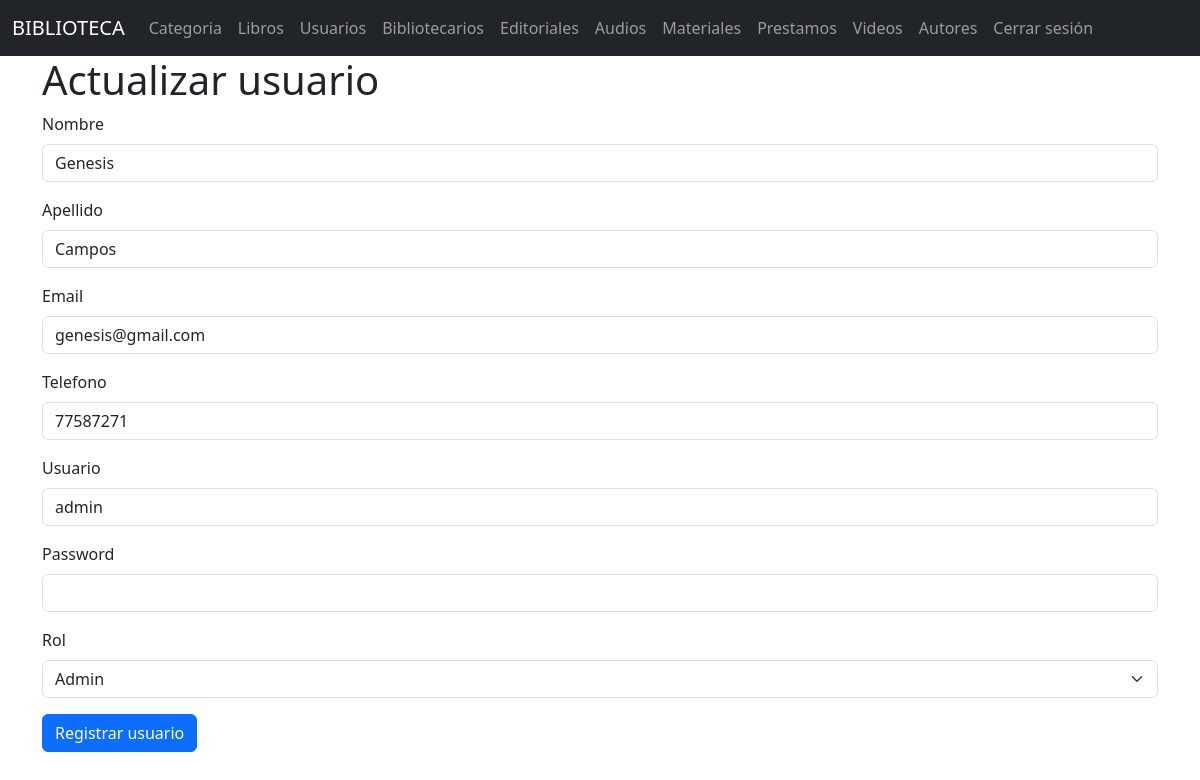
The app's page /usuarios/edit/1 (signed in) with its own data.
### models/usuario_model.py (models this page shows, shortened)
class Usuario(db.Model):
    __tablename__ = "usuarios"
    id = db.Column(db.Integer,primary_key=True)
    nombre = db.Column(db.String(80),nullable=False)
    apellido = db.Column(db.String(80),nullable=False)
    email = db.Column(db.String(120),nullable=False)
    telefono = db.Column(db.String(20),nullable=False)
    username = db.Column(db.String(20),nullable=False)
    password = db.Column(db.String,nullable=False)
    tipo = db.Column(db.String(20),nullable=False)
    @staticmethod
    def get_by_id(id):
        return Usuario.query.get(id)

### controllers/usuario_controllers.py (the view, shortened to what this page needs)
@usuario_bp.route("/edit/<int:id>", methods=['GET', 'POST'])
@login_required
@role_required('Admin', 'Bibliotecario')
def edit(id):
    usuario = Usuario.get_by_id(id)
    if session['usuario_tipo'] == 'Bibliotecario' and usuario.tipo != 'Lector':
        abort(403)
    return usuario_view.edit(usuario)

### views/usuario_view.py (called while the page is built)
def edit(usuario):
    return render_template('usuarios/edit.html', usuario=usuario)

### templates/usuarios/edit.html (shortened to what this page needs)
{% extends 'base.html' %}
{% block content %}
<h1>Actualizar usuario</h1>
<form action="{{url_for('usuario.edit',id=usuario.id)}}" method="POST">
    <div class="mb-3">
        <label for="" class="form-label">Nombre</label>
        <input type="text" class="form-control" name="nombre" value="{{usuario.nombre}}" required>
    </div>
    <div class="mb-3">
        <label for="" class="form-label">Apellido</label>
        <input type="text" class="form-control" name="apellido" value="{{usuario.apellido}}" required>
    </div>
    <div class="mb-3">
        <label for="" class="form-label">Email</label>
        <input type="email" class="form-control" name="email" value="{{usuario.email}}" required>
    </div>
    <div class="mb-3">
        <label for="" class="form-label">Telefono</label>
        <input type="text" class="form-control" name="telefono" value="{{usuario.telefono}}" required>
    </div>
    <div class="mb-3">
        <label for="" class="form-label">Usuario</label>
        <input type="text" class="form-control" name="username" value="{{usuario.username}}" required>
    </div>
    <div class="mb-3">
        <label for="" class="form-label">Password</label>
        <input type="password" class="form-control" name="password">
    </div>
    <div class="mb-3">
        <label for="" class="form-label">Rol</label>
        <select name="tipo" class="form-select" required>
            <option value="admin" {%if usuario.rol == 'admin'%}selected{%endif%}>Admin</option>
        </select>
    </div>
    <button type="submit" class="btn btn-primary">Registrar usuario</button>
</form>
{% endblock %}

### records on screen
Usuario: nombre "Genesis", apellido "Campos", email "genesis@gmail.com", telefono "77587271", username "admin"
